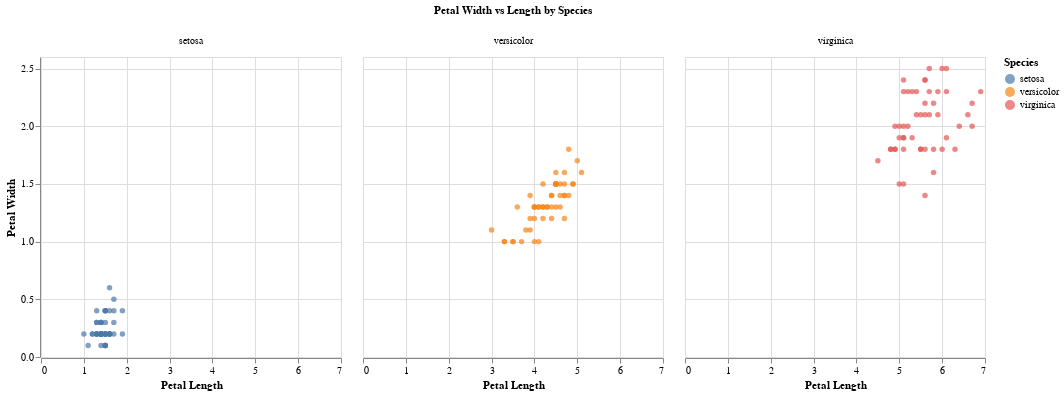

Notebook cell for this chart:
### Code cell
# Altair

c = alt.Chart(iris).mark_point(filled=True).encode(
    x=alt.X('PetalLengthCm').title('Petal Length'),
    y=alt.Y('PetalWidthCm').title('Petal Width'),
    color=alt.Color('Species').title('Species'),
    column=alt.Column('Species', title="Petal Width vs Length by Species"),
    tooltip=['PetalLengthCm', 'PetalWidthCm']
).properties(width=300, height=300)
c

### Figure 1 — Vega-Lite specification as saved in the notebook (floating-point values rounded to 4 significant figures; data arrays with more than 128 entries replaced by an {"elided": "..."} marker saying what was removed)
{"config": {"view": {"continuousWidth": 300, "continuousHeight": 300}}, "data": {"name": "data-ffd5abda96e760ec2badbd0b69ef022c"}, "mark": {"type": "point", "filled": true}, "encoding": {"color": {"field": "Species", "title": "Species", "type": "nominal"}, "column": {"field": "Species", "title": "Petal Width vs Length by Species", "type": "nominal"}, "tooltip": [{"field": "PetalLengthCm", "type": "quantitative"}, {"field": "PetalWidthCm", "type": "quantitative"}], "x": {"field": "PetalLengthCm", "title": "Petal Length", "type": "quantitative"}, "y": {"field": "PetalWidthCm", "title": "Petal Width", "type": "quantitative"}}, "height": 300, "width": 300, "$schema": "https://vega.github.io/schema/vega-lite/v5.16.3.json", "datasets": {"data-ffd5abda96e760ec2badbd0b69ef022c": {"elided": "150 records"}}}
